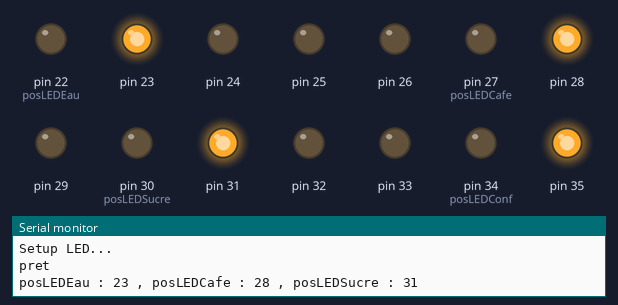
Bench run of a sketch on a simulated Arduino Mega 2560, built with avr-gcc and run on an emulated ATmega2560. Parts: output pins drawn as LEDs (lit = HIGH), the last lines printed to the serial monitor.

Above: at 0.1 s.
At 0.3 s:
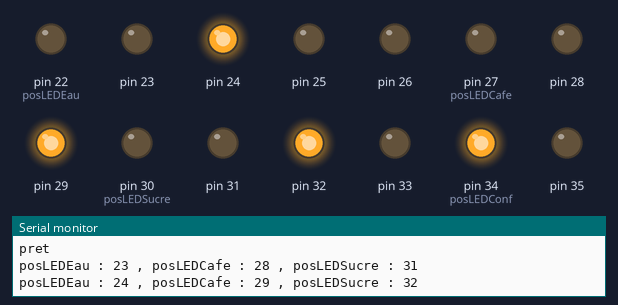
At 0.71 s:
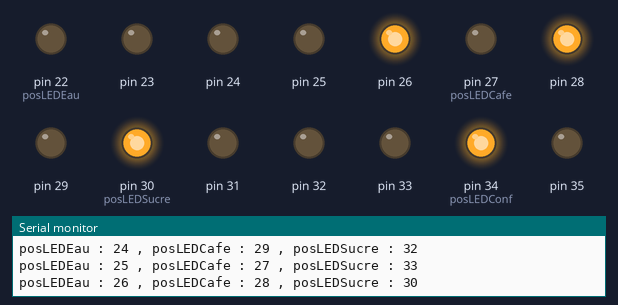
At 1.31 s:
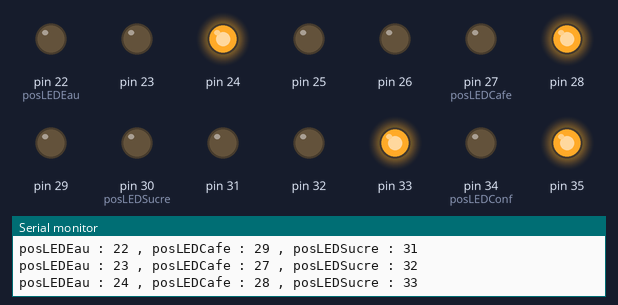
At 1.91 s:
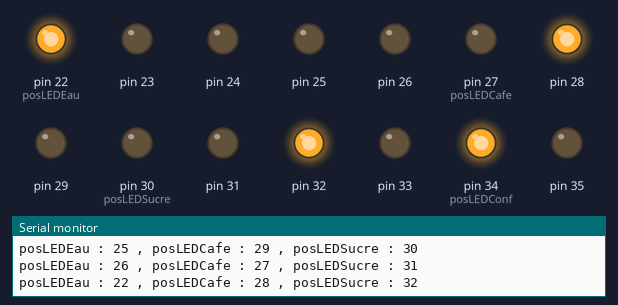
At 2.71 s:
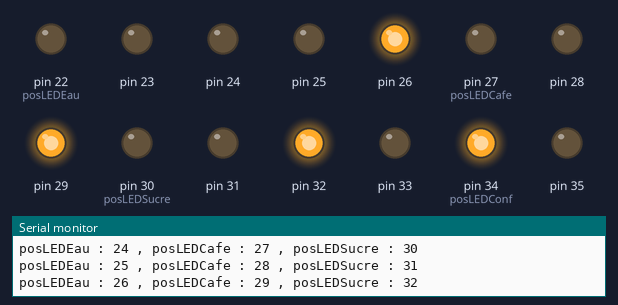
Timing chart, 0 to 3.0 s (numbered marks = the images above):
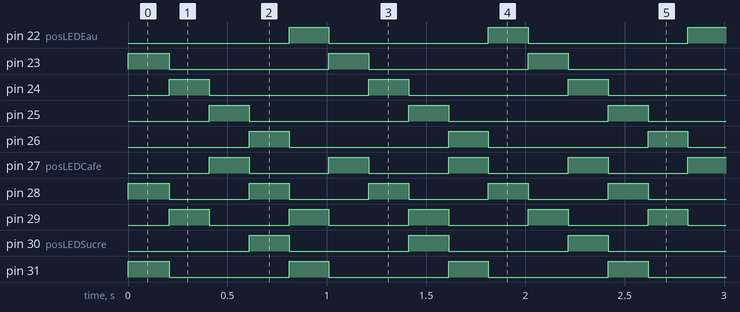

Measured:
- by itself, pin 22 (posLEDEau), pin 23–26: alternates HIGH for 0.20 s and LOW for 0.80 s
- by itself, pin 27 (posLEDCafe), pin 28, pin 29: alternates HIGH for 0.20 s and LOW for 0.40 s
- by itself, pin 30 (posLEDSucre), pin 31–33: alternates HIGH for 0.20 s and LOW for 0.60 s
- by itself, pin 34 (posLEDConf), pin 35: alternates HIGH for 0.20 s and LOW for 0.20 s

The sketch:

TestLED2.ino
```cpp
int posLEDEau = 22 ;
int posLEDCafe = 27 ;
int posLEDSucre = 30 ;
int posLEDConf = 34 ;
int Confirmation = 36 ;
int i ;

void setup() {
  Serial.begin(9600) ;
  Serial.println("Setup LED...") ;

  for(i=22; i<=35; i++){
    pinMode(i, OUTPUT) ;
  }
  digitalWrite(22, HIGH) ;
  digitalWrite(27, HIGH) ;
  digitalWrite(30, HIGH) ;
  digitalWrite(36, HIGH) ;

  Serial.println("pret") ;
}

void SwitchCafe(){
  digitalWrite(posLEDEau, LOW) ;
  digitalWrite(posLEDCafe, LOW) ;
  digitalWrite(posLEDSucre, LOW) ;
  digitalWrite(posLEDConf, LOW) ;

  posLEDEau++ ;
  posLEDCafe++ ;
  posLEDSucre++ ;
  posLEDConf++ ;

  if(posLEDEau == 27){
    posLEDEau = 22 ;
  }
  if(posLEDCafe == 30){
    posLEDCafe = 27 ;
  }
  if(posLEDSucre == 34){
    posLEDSucre = 30 ;
  }
  if(posLEDConf == 36){
    posLEDConf = 34 ;
  }

  digitalWrite(posLEDEau, HIGH) ;
  digitalWrite(posLEDCafe, HIGH) ;
  digitalWrite(posLEDSucre, HIGH) ;
  digitalWrite(posLEDConf, HIGH) ;
  Serial.print("posLEDEau : ") ;
  Serial.print(posLEDEau) ;
  Serial.print(" , posLEDCafe : ") ;
  Serial.print(posLEDCafe) ;
  Serial.print(" , posLEDSucre : ") ;
  Serial.println(posLEDSucre) ;
  delay(200) ;
}

void loop() {
    SwitchCafe() ;
}
```
